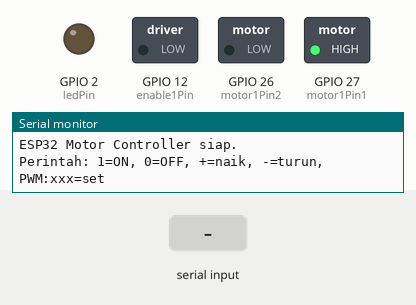
This sketch was run on a simulated ESP32. On the bench: switched loads named in the sketch (green lamp = pin HIGH), output pins drawn as LEDs (lit = HIGH), the last lines printed to the serial monitor. The inputs (shaded band) are chosen by the test bench.

Above: at 1.2 s.
1.3 s: "1\n" received over Serial
At 1.7 s:
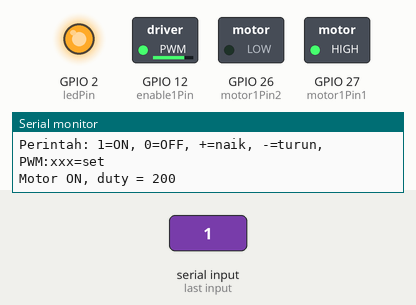
2.8 s: "-\n" received over Serial
At 4.0 s:
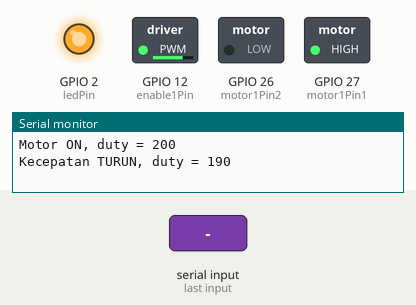
4.3 s: "PWM:90\n" received over Serial
At 5.2 s:
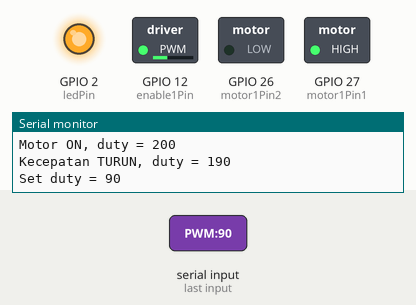
5.8 s: "0\n" received over Serial
At 6.4 s:
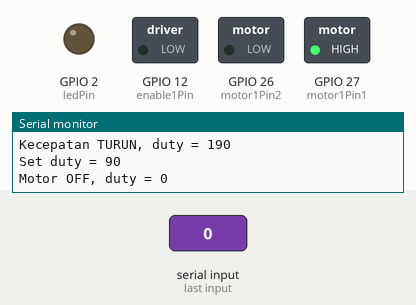
7.3 s: "+\n" received over Serial
At 8.5 s:
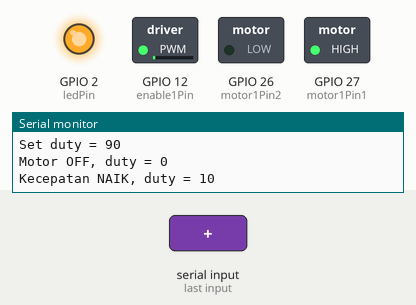
8.8 s: "PWM:\n" received over Serial
At 9.9 s:
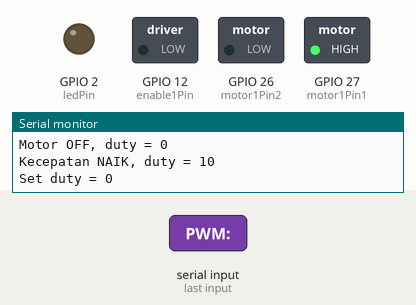
Timing chart, 0 to 11.3 s (numbered marks = the images above; inputs shaded):
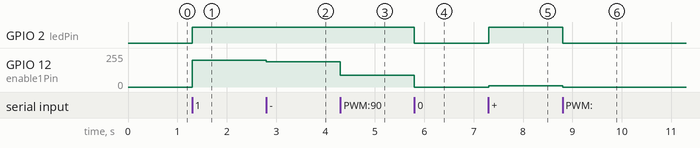

Measured:
- after the input at 1.3 s, GPIO 2 (ledPin): LOW → HIGH at once; GPIO 12 (enable1Pin): 0/255 → 199/255 at once
- after the input at 2.8 s, GPIO 12 (enable1Pin): 199/255 → 189/255 at once
- after the input at 4.3 s, GPIO 12 (enable1Pin): 189/255 → 90/255 at once
- after the input at 5.8 s, GPIO 2 (ledPin): HIGH → LOW at once; GPIO 12 (enable1Pin): 90/255 → 0/255 at once
- after the input at 7.3 s, GPIO 2 (ledPin): LOW → HIGH at once; GPIO 12 (enable1Pin): 0/255 → 10/255 at once
- after the input at 8.8 s, GPIO 2 (ledPin): HIGH → LOW at once; GPIO 12 (enable1Pin): 10/255 → 0/255 at once

The sketch:

imclab_naik_turun.ino.ino
```cpp
// ============================================================
// Kontrol Motor DC + LED dengan PWM via Serial
// Perintah:
//   '1'        -> Motor ON (duty terakhir / default)
//   '0'        -> Motor OFF
//   '+'        -> Naikkan kecepatan (+10)
//   '-'        -> Turunkan kecepatan (-10)
//   'PWM:xxx'  -> Set duty cycle langsung (0-255)
// ============================================================

int ledPin = 2;
char myData = 0;

int motor1Pin1 = 27;
int motor1Pin2 = 26;
int enable1Pin = 12;

// Setting PWM properties
const int freq = 30000;
const int pwmChannel = 0;
const int resolution = 8;
int dutyCycle = 200;         // duty cycle awal
const int DUTY_STEP = 10;    // langkah naik/turun
const int DUTY_MIN  = 0;
const int DUTY_MAX  = 255;

String inputString = "";     // buffer untuk perintah "PWM:xxx"

// ------------------------------------------------------------
// Penyesuaian: pembungkus PWM agar jalan di Arduino-ESP32 core 2.x
// (ledcSetup/ledcAttachPin/ledcWrite kanal) maupun core 3.x
// (ledcAttach/ledcWrite pin). Logika program tidak diubah.
// ------------------------------------------------------------
void pwmSetup()
{
#if defined(ESP_ARDUINO_VERSION_MAJOR) && ESP_ARDUINO_VERSION_MAJOR >= 3
  ledcAttach(enable1Pin, freq, resolution);
#else
  ledcSetup(pwmChannel, freq, resolution);
  ledcAttachPin(enable1Pin, pwmChannel);
#endif
}

void pwmWrite(int duty)
{
#if defined(ESP_ARDUINO_VERSION_MAJOR) && ESP_ARDUINO_VERSION_MAJOR >= 3
  ledcWrite(enable1Pin, duty);
#else
  ledcWrite(pwmChannel, duty);
#endif
}

void setup()
{
  pinMode(ledPin, OUTPUT);
  Serial.begin(115200);

  pinMode(motor1Pin1, OUTPUT);
  pinMode(motor1Pin2, OUTPUT);
  pinMode(enable1Pin, OUTPUT);

  // konfigurasi PWM
  pwmSetup();

  // pastikan motor mati saat start
  digitalWrite(motor1Pin1, HIGH);
  digitalWrite(motor1Pin2, LOW);
  pwmWrite(0);

  Serial.println("ESP32 Motor Controller siap.");
  Serial.println("Perintah: 1=ON, 0=OFF, +=naik, -=turun, PWM:xxx=set");
}

void applyMotor()
{
  // Terapkan dutyCycle ke driver motor
  digitalWrite(motor1Pin1, HIGH);
  digitalWrite(motor1Pin2, LOW);
  pwmWrite(dutyCycle);

  // LED indikator: nyala kalau motor bergerak
  digitalWrite(ledPin, dutyCycle > 0 ? HIGH : LOW);
}

void MotorOn()
{
  // Kalau duty masih 0, pakai default 200
  if (dutyCycle == 0) dutyCycle = 200;
  applyMotor();
  Serial.print("Motor ON, duty = ");
  Serial.println(dutyCycle);
}

void MotorOff()
{
  dutyCycle = 0;
  applyMotor();
  Serial.println("Motor OFF, duty = 0");
}

void naikkanKecepatan()
{
  dutyCycle += DUTY_STEP;
  if (dutyCycle > DUTY_MAX) dutyCycle = DUTY_MAX;
  applyMotor();
  Serial.print("Kecepatan NAIK, duty = ");
  Serial.println(dutyCycle);
}

void turunkanKecepatan()
{
  dutyCycle -= DUTY_STEP;
  if (dutyCycle < DUTY_MIN) dutyCycle = DUTY_MIN;
  applyMotor();
  Serial.print("Kecepatan TURUN, duty = ");
  Serial.println(dutyCycle);
}

void setDuty(int val)
{
  if (val < DUTY_MIN) val = DUTY_MIN;
  if (val > DUTY_MAX) val = DUTY_MAX;
  dutyCycle = val;
  applyMotor();
  Serial.print("Set duty = ");
  Serial.println(dutyCycle);
}

void loop()
{
  while (Serial.available() > 0)
  {
    char c = Serial.read();

    // Cek perintah "PWM:xxx"
    if (c == '\n' || c == '\r')
    {
      inputString.trim();
      if (inputString.startsWith("PWM:"))
      {
        int val = inputString.substring(4).toInt();
        setDuty(val);
      }
      else if (inputString.length() > 0)
      {
        // perintah satu karakter
        char cmd = inputString.charAt(0);
        if (cmd == '1')      MotorOn();
        else if (cmd == '0') MotorOff();
        else if (cmd == '+') naikkanKecepatan();
        else if (cmd == '-') turunkanKecepatan();
        else {
          Serial.print("Perintah tidak dikenal: ");
          Serial.println(inputString);
        }
      }
      inputString = "";
    }
    else
    {
      inputString += c;
    }
  }
}
```
